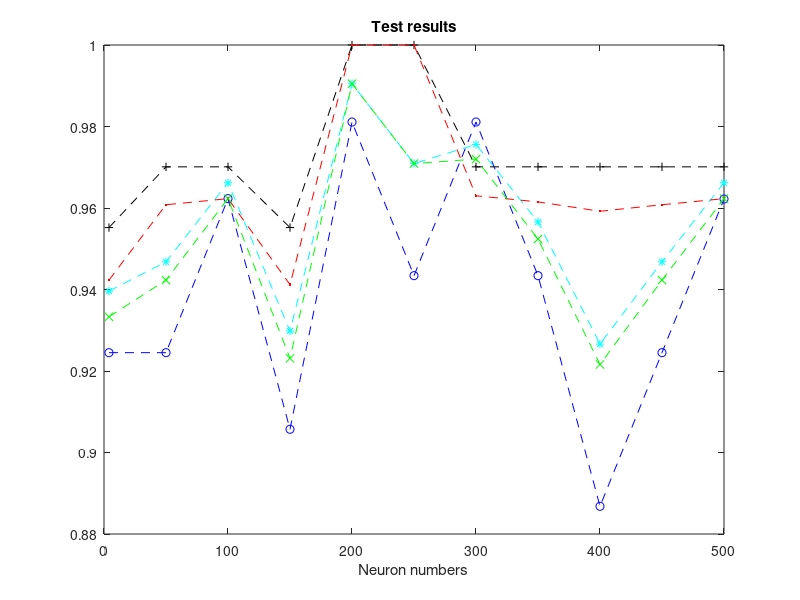

Recreate this plot in MATLAB. (Note: this script raises an error after producing the figure.)
x=[4,50,100,150,200,250,300,350,400,450,500];
sensitivity = [0.9245,0.9245,0.9623,0.9057,0.9811,0.9434,0.9811,0.9434,0.8868,0.9245,0.9622];
specificity = [0.9552,0.9701,0.9701,0.9552,1.0,1.0,0.9701,0.9701,0.9701,0.9701,0.9701];
harm = [0.9396,0.9468,0.9662,0.9298,0.9905,0.9709,0.9756,0.9566,0.9266,0.9468,0.9662];
preci = [0.9423,0.9608,0.9623,0.9412,1.0,1.0,0.9630,0.9615,0.9592,0.9608,0.9623];
f1 = [0.9333,0.9423,0.9623,0.9231,0.9905,0.9709,0.9720,0.9524,0.9216,0.9423,0.9623];

plot(x,sensitivity,'--bo',x,specificity,'--k+',x,harm,'--c*',x,preci,'--r.',x,f1,'--gx');
title('Test results')
xlabel('Neuron numbers')
set(0,'DefaultFigureMenu','none');
%{
x=(0:10);
y1=[1.21, 1.13, 1.15, 1.13, 1.14, 1.15, 1.16, 1.12, 1.18, 1.13];  
y2=[1.61, 1.63, 1.7, 1.64, 1.63, 1.64, 1.71, 1.66, 1.65, 1.66];  

plot(x, y1,'r:+',  x, y2, 'b:+');  
xlabel('times');  
ylabel('Completion Time(s)');
%}